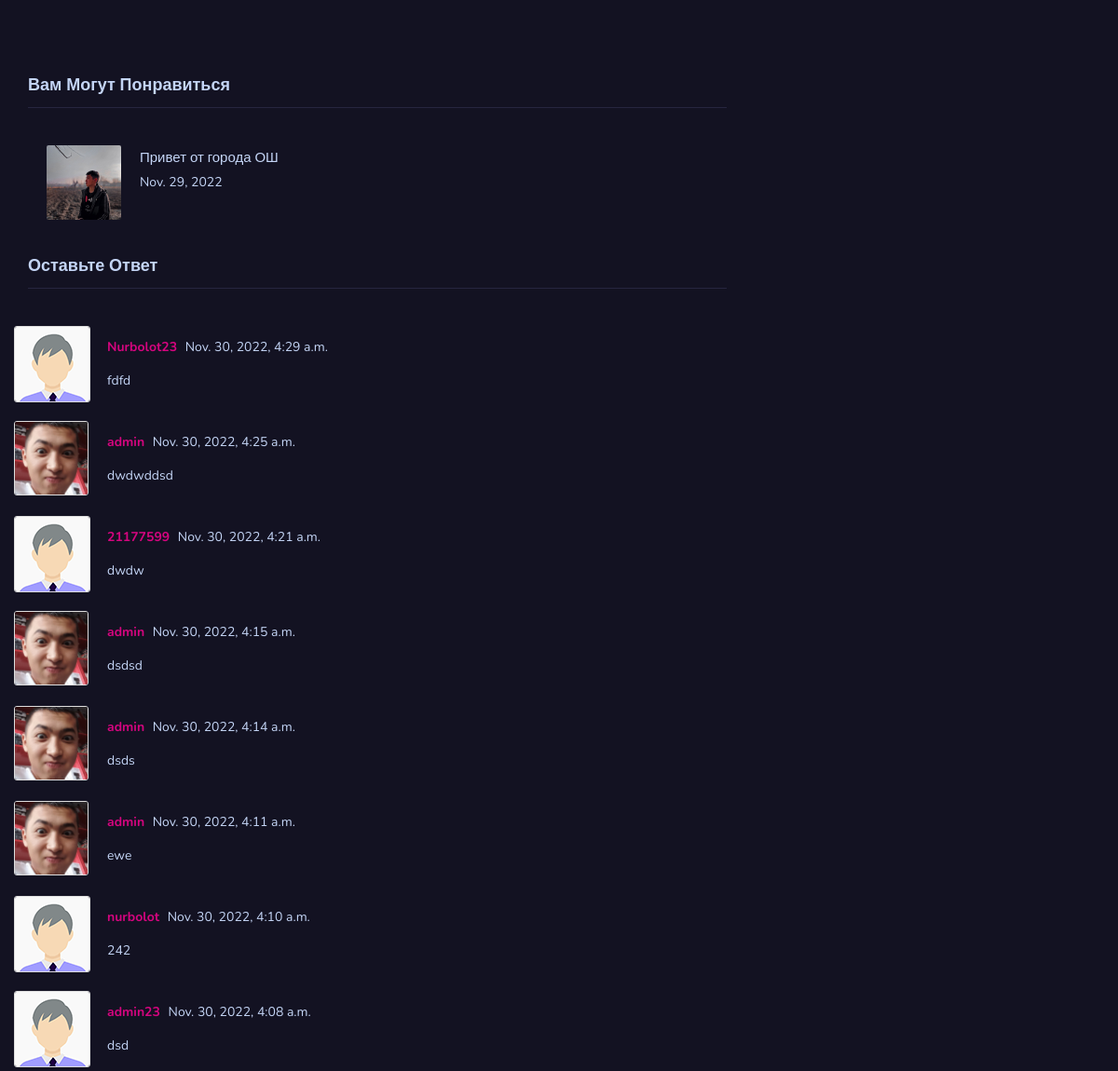
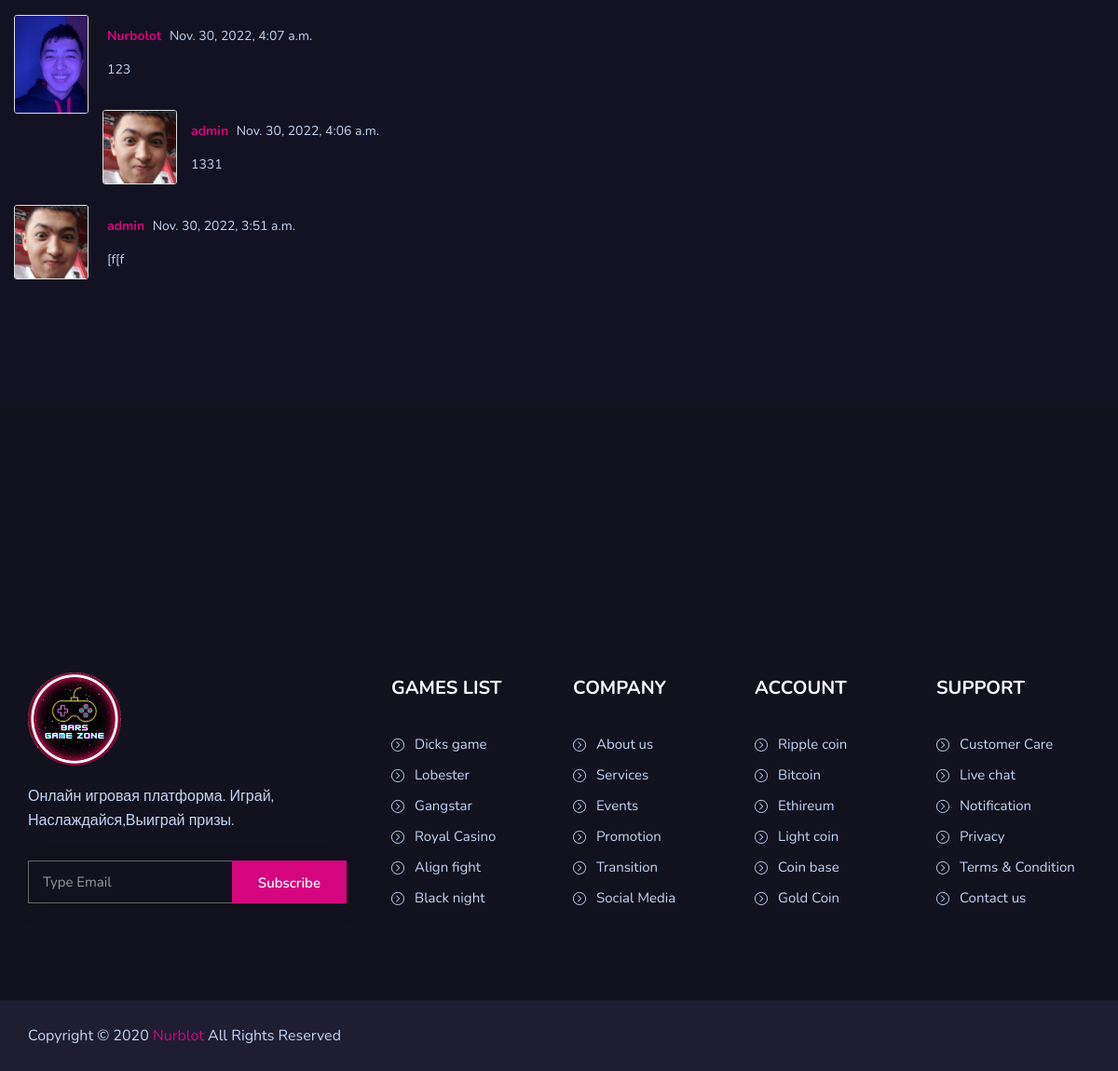
Before: /news_detail/1/ (lower part) with the older database file (2 pictures, top to bottom).
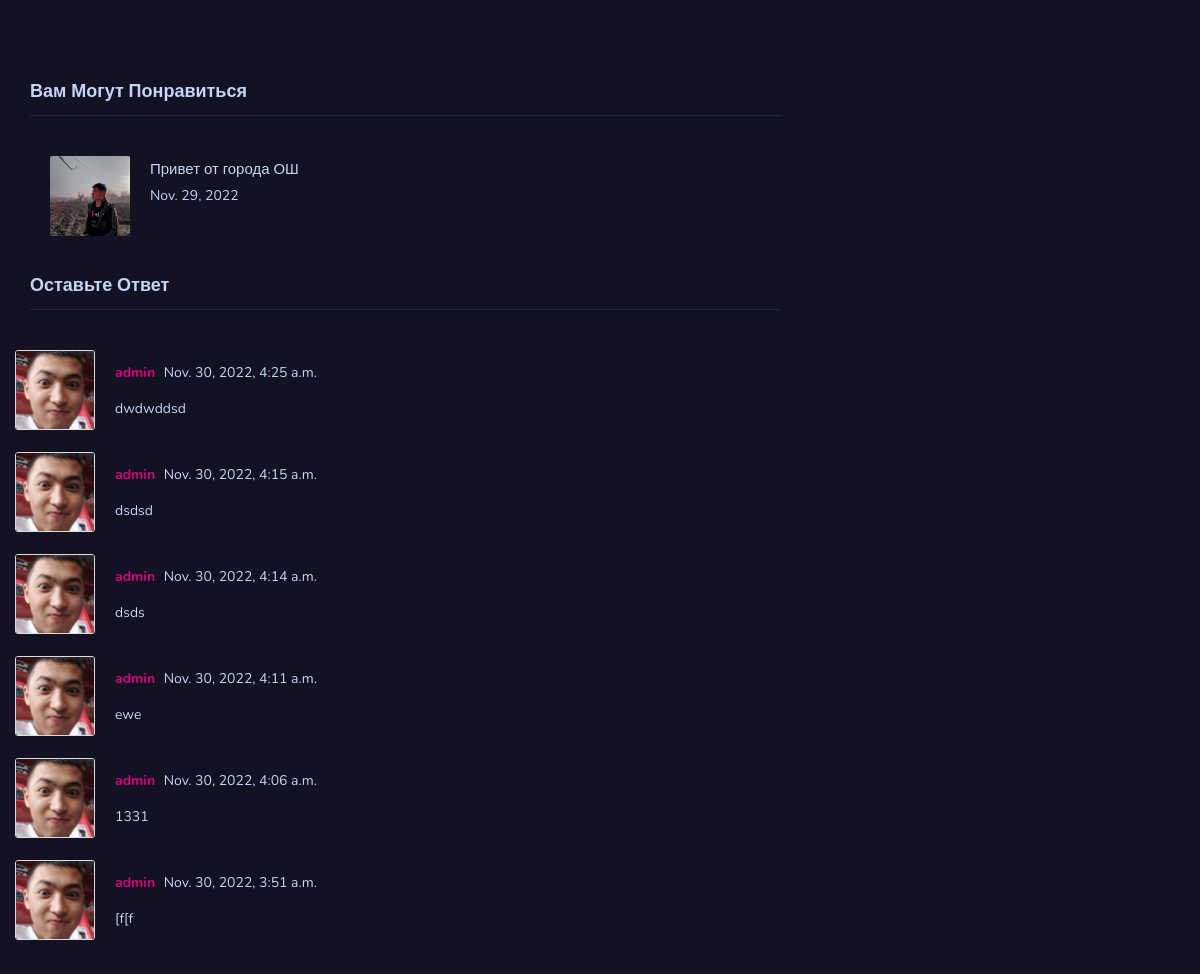
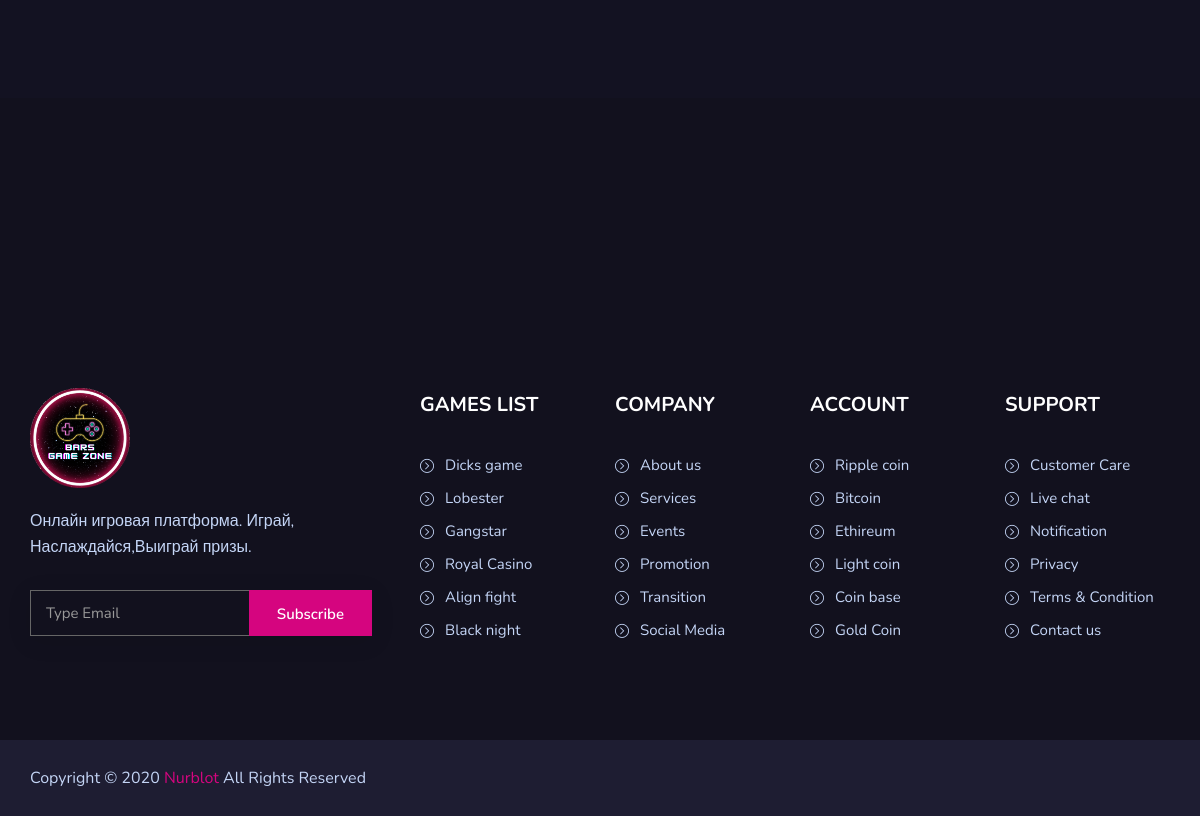
After: the same page with the newer database file (2 pictures, top to bottom).
### apps/news/models.py (models this page shows, shortened)
class News(models.Model):
    name_news = models.CharField(max_length=255, verbose_name='Название сайта.')
    image_news = models.ImageField(upload_to="news_image/", verbose_name='Фотография нововсти.')
    description_news = models.TextField(verbose_name='Описание новости.')
    created_news = models.DateField(auto_now_add = True)
    class Meta:
        verbose_name = "Новости"
        verbose_name_plural = "Новости"

class Comment(models.Model):
    user = models.ForeignKey(User, on_delete=models.CASCADE, related_name="user_comment")
    post = models.ForeignKey(News, on_delete=models.CASCADE, related_name="post_comment")
    text = models.CharField(max_length=255)
    created = models.DateTimeField(auto_now_add=True)
    class Meta:
        ordering = ("-created",)

### apps/users/models.py (models this page shows)
class User(AbstractUser):
    profile_image = models.ImageField(upload_to = "profile_image/")
    phone = models.CharField(
        max_length = 255,
        verbose_name = "Телефонный номер",
        blank = True, null = True
    )
    def __str__(self):
        return self.username
    class Meta:
        verbose_name = "Пользователь"
        verbose_name_plural = "Пользователи"

### apps/settings/models.py (models this page shows, shortened)
class Setting(models.Model):
    name = models.CharField(
        max_length= 255,
        verbose_name='Название сайта'
    )
    desc = models.TextField(
        verbose_name='Описание сайта'
        )
    logo = models.ImageField(
        upload_to='logo_site/',
        verbose_name='Логотип сайта '
        )
    class Meta:
        verbose_name = "Настройки"
        verbose_name_plural = 'Настройка'

### apps/news/views.py (the view)
# urls.py: path('news_detail/<int:id>/', news_detail, name='news_detail'),
def news_detail(request,id):
    new = News.objects.get(id =id)
    setting = Setting.objects.latest('id')
    contact = Contact.objects.latest('id')
    random_new = News.objects.all().order_by('?')
    if request.method == "POST":
        if 'comment' in request.POST:
                text = request.POST.get('text')
                comment = Comment.objects.create(user = request.user, post = new, text = text)
                return redirect('news_detail', new.id)
    context = {
        'setting':setting,
        'contact': contact,
        'new':new,
        'random_new':random_new,
    }
    return render(request, 'blog-details.html',context)

### templates/blog-details.html (shortened to what this page needs)
{%extends 'homepage.html'%}
{%load static%}
{%block content%}
        <div class="blog-area fix bg-color-2 area-padding">
            <div class="container">
                <div class="row">
                    <div class="blog-details">
						<div class="col-md-8 col-sm-8 col-xs-12">
							<article class="blog-post-wrapper">
								<div class="blog-banner">
									<div class="blog-content">
									</div>
								</div>
							</article>
							<div class="related-post">
                                <div class="comments-heading">
                                    <h3>Вам могут понравиться</h3>
                                </div>
                                <div class="related-post-list">
                                    {% for new in random_new%}
                                    <div class="recent-single-post">
                                        <div class="post-img">
                                            <a href="#">
                                                <img src="{{new.image_news.url}}" alt="">
                                            </a>
                                        </div>
                                        <div class="pst-content">
                                            <p><a href="#">{{new.name_news}}</a></p>
                                            <span class="date-type">
                                                {{new.created_news}}
                                            </span>
                                        </div>
                                    </div>
                                    {%endfor%}
                                </div>
                            </div>
							<div class="single-post-comments">
								<div class="comment-respond">
									<h3 class="comment-reply-title">Оставьте Ответ </h3>
									<div class="row">
										<div class="comments-area">
											<div class="comments-list">
												<ul>
													<li>
														{% for comment in new.post_comment.all %}
														<div class="comments-details">
															{% if comment.user.profile_image %}
															<div class="comments-list-img">
																<img src="{{ comment.user.profile_image.url }}" width = "80px" alt="post-author">
															</div>
															{% else %}
															<div class="comments-list-img">
																<img src="{%static 'img/blog/avater2.png'%}" alt="post-author">
															</div>
															{% endif %}
															<div class="comments-content-wrap">
																<span>
																	<b><a href="#">{{ comment.user }}</a></b>
																	<span class="post-time">{{ comment.created }}</span>
																</span>
																<p>{{ comment.text }}</p>
															</div>
														</div>
														{% endfor %}
													</li>
												</ul>
											</div>
										</div>
									</div>
								</div>
							</div>
						</div>
                    </div>
                </div>
            </div>
        </div>
        {% include 'footer.html'%}
{%endblock%}

### templates/homepage.html (shortened to what this page needs)
{% load static %}
<!doctype html>
<html class="no-js" lang="en">
	<head>
		<link rel="stylesheet" href="{% static 'css/bootstrap.min.css'%}">
		<link rel="stylesheet" href="{% static 'css/owl.carousel.css'%}">
		<link rel="stylesheet" href="{% static 'css/owl.transitions.css'%}">
        <link rel="stylesheet" href="{% static 'css/animate.css'%}">
        <link rel="stylesheet" href="{% static 'css/meanmenu.min.css'%}">
		<link rel="stylesheet" href="{% static 'css/font-awesome.min.css'%}">
		<link rel="stylesheet" href="{% static 'css/themify-icons.css'%}">
        <link rel="stylesheet" href="{% static 'css/magnific.min.css'%}">
		<link rel="stylesheet" href="{%static 'style.css'%}">
		<link rel="stylesheet" href="{% static 'css/responsive.css'%}">
	</head>
		<body>
        {%block content%}
        {%endblock%}
	</body>
</html>

### templates/header.html (shortened to what this page needs)
{%load static%}

### templates/footer.html
{%load static%}
<footer class="footer-1">
    <div class="footer-area">
        <div class="container">
            <div class="row">
               <div class="col-md-4 col-sm-6 col-xs-12">
                    <div class="footer-content logo-footer">
                        <div class="footer-head">
                            <div class="footer-logo">
                                <a class="footer-black-logo" href="{% url 'index'%}"><img src="{{setting.logo.url}}" width = "100px"alt=""></a>
                            </div>
                            <p>
                                {{setting.desc}}
                            </p>
                            <div class="subs-feilds">
                                <div class="suscribe-input">
                                    <input type="email" class="email form-control width-80" id="sus_email" placeholder="Type Email">
                                    <button type="submit" id="sus_submit" class="add-btn">Subscribe</button>
                                </div>
                            </div>
                        </div>
                    </div>
                </div>
                <div class="col-md-2 col-sm-3 col-xs-12">
                    <div class="footer-content">
                        <div class="footer-head">
                            <h4>Games list</h4>
                            <ul class="footer-list">
                                <li><a href="#">Dicks game</a></li>
                                <li><a href="#">Lobester</a></li>
                                <li><a href="#">Gangstar</a></li>
                                <li><a href="#">Royal Casino</a></li>
                                <li><a href="#">Align fight</a></li>
                                <li><a href="#">Black night</a></li>
                            </ul>
                        </div>
                    </div>
                </div>
                <div class="col-md-2 col-sm-3 col-xs-12">
                    <div class="footer-content">
                        <div class="footer-head">
                            <h4>Company</h4>
                            <ul class="footer-list">
                                <li><a href="#">About us</a></li>
                                <li><a href="#">Services </a></li>
                                <li><a href="#">Events</a></li>
                                <li><a href="#">Promotion</a></li>
                                <li><a href="#">Transition</a></li>
                                <li><a href="#">Social Media</a></li>
                            </ul>
                        </div>
                    </div>
                </div>
                <div class="col-md-2 hidden-sm col-xs-12">
                    <div class="footer-content">
                        <div class="footer-head">
                            <h4>Account</h4>
                            <ul class="footer-list">
                                <li><a href="#">Ripple coin</a></li>
                                <li><a href="#">Bitcoin</a></li>
                                <li><a href="#">Ethireum</a></li>
                                <li><a href="#">Light coin</a></li>
                                <li><a href="#">Coin base</a></li>
                                <li><a href="#">Gold Coin</a></li>
                            </ul>
                        </div>
                    </div>
                </div>
                <div class="col-md-2 hidden-sm col-xs-12">
                     <div class="footer-content last-content">
                        <div class="footer-head">
                            <h4>Support</h4>
                            <ul class="footer-list">
                                <li><a href="#">Customer Care</a></li>
                                <li><a href="#">Live chat</a></li>
                                <li><a href="#">Notification</a></li>
                                <li><a href="#">Privacy</a></li>
                                <li><a href="#">Terms & Condition</a></li>
                                <li><a href="#">Contact us </a></li>
                            </ul>
                        </div>
                    </div>
                </div>
            </div>
        </div>
    </div>
    <div class="footer-area-bottom">
        <div class="container">
            <div class="row">
                <div class="col-md-6 col-sm-6 col-xs-12">
                    <div class="copyright">
                        <p>
                            Copyright © 2020
                            <a href="#">Nurblot</a> All Rights Reserved
                        </p>
                    </div>
                </div>
            </div>
        </div>
    </div>
</footer>

### static/style.css (style rules this page uses)
html, body { height: 100%; }
img { max-width:100%; height:auto; }
.fix { overflow:hidden; }
p { margin:0 0 15px; color: #c4d5f6; }
h1, h2, h3, h4, h5, h6 { font-family: 'Nunito', sans-serif; margin: 0 0 15px; color: #fff; font-weight: 700; }
h3 { font-size: 30px; line-height: 38px; }
h4 { font-size: 24px; line-height: 34px; }
a { transition: all 0.3s ease 0s; text-decoration:none; }
body { color: #c4d5f6; font-family: 'Nunito', sans-serif; font-size: 16px; text-align: left; overflow-x: hidden; line-height: 26px; }
ul { list-style: outside none none; margin: 0; padding: 0; }
input, select, textarea, input[type="text"], input[type="date"], input[type="url"], input[type="email"], input[type="password"], input[type="tel"], button, button[type="submit"] { -moz-appearance: none; box-shadow: none !important; }
.bg-color-2 { background:#131222; }
.area-padding { padding: 100px 0px; }
.last-content { margin-bottom: 0px !important; }
.blog-content { padding: 30px; position: relative; z-index: 1; transition: 0.5s; overflow: hidden; background: #26253f; }
.footer-1 { background:#12111e; }
.footer-area { padding: 290px 0px 90px; }
.footer-logo { margin-bottom: 20px; }
.footer-head h4 { color: #fff; font-size: 20px; margin-bottom: 30px; text-transform: uppercase; }
.subs-feilds { margin-top: 30px; }
.suscribe-input { box-shadow: 0 5px 25px rgba(0, 0, 0, 0.1); width: 95%; }
.suscribe-input input { color: #757b82; font-size: 15px; line-height: 24px; padding: 6px 15px; height: 46px; border-radius: 0; width: 64%; float: left; background: transparent; border: 1px solid #666; border-right:none; }
.suscribe-input button { background: #d5057f; border: none; color: #fff; font-size: 15px; padding: 10px 5px; width: 36%; font-weight: 600; height: 46px; border: 1px solid #d5057f; transition: 0.4s; }
.footer-list li a { color: #c4d5f6; padding: 7px 0px 7px 25px; display: block; position: relative; font-weight: 400; }
.footer-list li a:first-child { padding-top: 0px; }
.footer-list li a::after { position: absolute; content: "\e65d"; right: auto; font-family: themify; top: 1px; left: 0; font-size: 14px; }
.footer-area-bottom { padding: 25px 0; background:#1E1D32; }
.copyright > p { margin-bottom: 0; color: #c4d5f6; }
.copyright a { color: #d5057f; }
.pst-content .date-type { font-size: 14px; }
.recent-single-post { display: block; overflow: hidden; padding: 15px 0px; }
.recent-single-post:last-child { border-bottom: none; }
.post-img { display: inline-block; float: left; padding-right:10px; }
.pst-content { padding-left: 100px; }
.pst-content p { margin-bottom: 0px; }
.pst-content p a { color: #c4d5f6; font-size: 15px; }
.recent-single-post img { width: 100%; max-width: 80px; height: 80px; object-fit: cover; border-radius: 2px; }
.comments-heading h3, h3.comment-reply-title { border-bottom: 1px solid #26253f; color: #c4d5f6; font-size: 18px; margin: 0 0 40px; padding: 0 0 5px; text-transform: capitalize; }
.comments-list ul li { margin-bottom: 25px; }
.comments-list-img { float: left; margin-right: 15px; border-radius: 50%; }
.comments-list-img img { border-radius: 3px; border: 1px solid #ddd; }
.comments-content-wrap { color: #c4d5f6; font-size: 14px; margin: 0 0 15px 90px; padding: 10px; position: relative; }
.comments-content-wrap span b { margin-right:5px }
span.post-time { margin-right:5px }
.comments-content-wrap p { color: #c4d5f6; margin-top: 10px; }
.comment-respond { margin-top: 20px; }
.comment-respond p { color: #c4d5f6; margin-bottom: 5px; }
.comments-content-wrap span a { color: #d5057f; }
.single-post-comments, .related-post { margin-top: 30px; }
.blog-details .blog-content { padding: 30px 0px; background: transparent; }
.related-post-list .recent-single-post { width: 50%; float: left; padding: 0px 20px 0px 0px; }
.related-post-list .recent-single-post:last-child { padding: 0px 0px 0px 20px; }

### static/css/responsive.css (style rules this page uses)
@media (min-width: 992px) and (max-width: 1269px) { .blog-content { padding: 30px 15px; } }
@media (min-width: 992px) and (max-width: 1269px) { .footer-list li a { font-size: 15px; } }

Changed rows visible on the page:
removed Comment: user "Nurbolot23", created "Nov. 30, 2022, 4:29 a.m.", text "fdfd"
removed Comment: user "21177599", created "Nov. 30, 2022, 4:21 a.m.", text "dwdw"
removed Comment: user "nurbolot", created "Nov. 30, 2022, 4:10 a.m.", text "242"
removed Comment: user "admin23", created "Nov. 30, 2022, 4:08 a.m.", text "dsd"
removed Comment: user.profile_image (picture), user "Nurbolot", created "Nov. 30, 2022, 4:07 a.m.", text "123"
